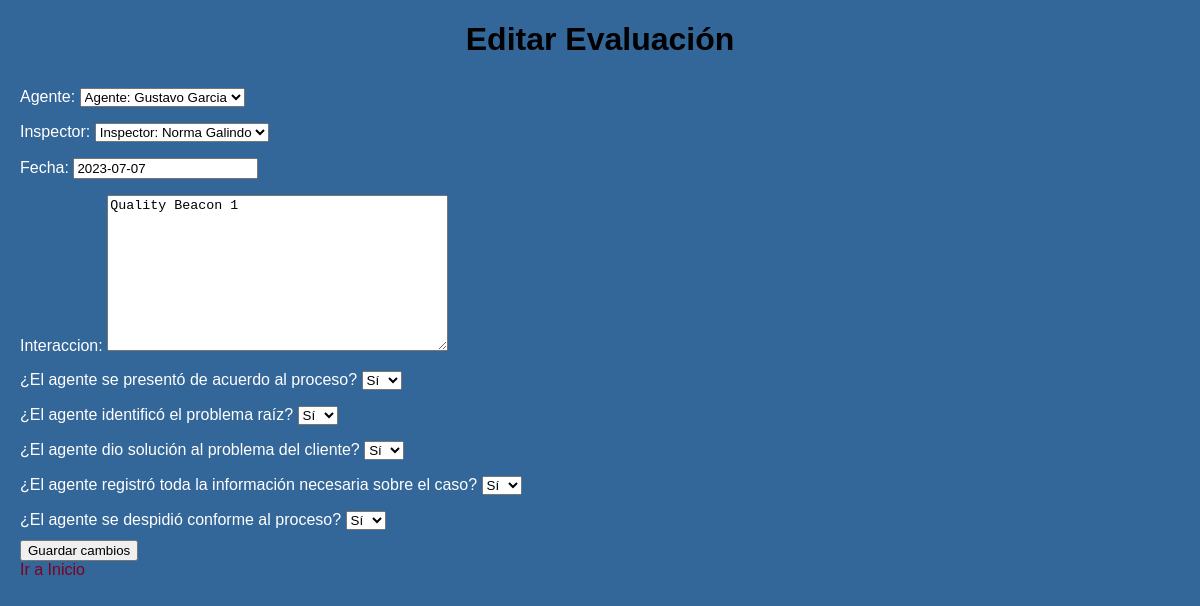
Page /editar_evaluacion/1/ on the earlier database version.
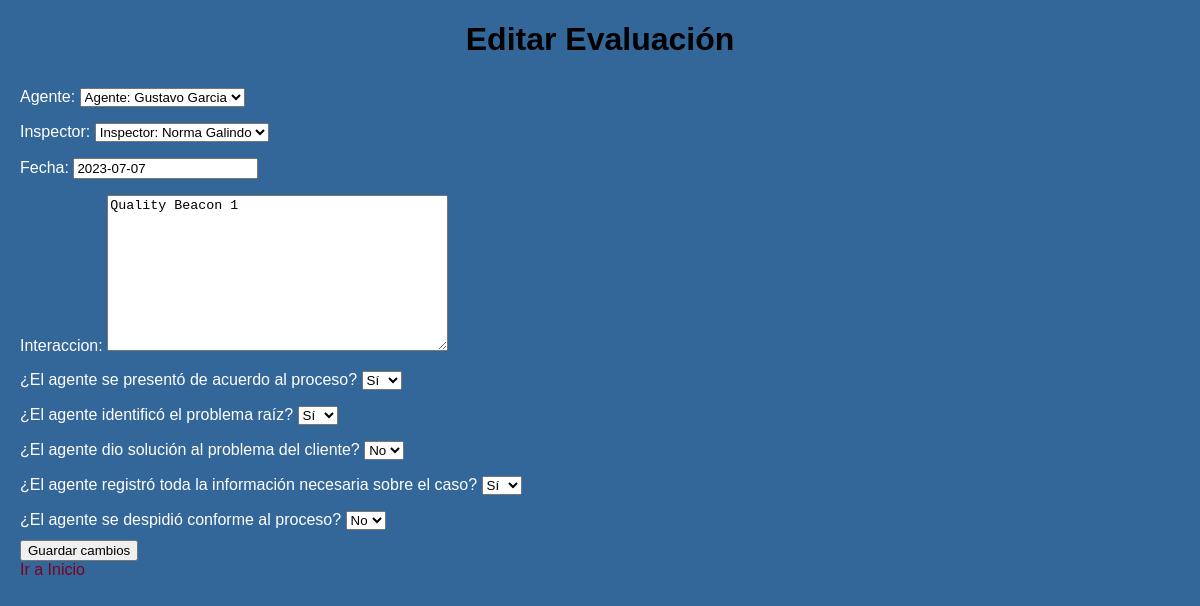
Same page on the later database version.
### evaluation/models.py (models this page shows, shortened)
class Evaluacion(models.Model):
    agente = models.ForeignKey(Agente, on_delete=models.SET_NULL, null=True, related_name='evaluaciones')
    inspector = models.ForeignKey(Inspector, on_delete=models.SET_NULL, null=True, related_name='evaluaciones')
    fecha = models.DateField()
    interaccion = models.TextField()
    pregunta1 = models.CharField(max_length=2, default='no', verbose_name='¿El agente se presentó de acuerdo al proceso?')  # Agrega el parámetro default con el valor predeterminado
    pregunta2 = models.CharField(max_length=2, default='no', verbose_name='¿El agente identificó el problema raíz?')
    pregunta3 = models.CharField(max_length=2, default='no', verbose_name='¿El agente dio solución al problema del cliente?')
    pregunta4 = models.CharField(max_length=2, default='no', verbose_name='¿El agente registró toda la información necesaria sobre el caso?')
    pregunta5 = models.CharField(max_length=2, default='no', verbose_name='¿El agente se despidió conforme al proceso?')
    puntaje = models.IntegerField()

### evaluation/views.py (the view)
# urls.py: path('editar_evaluacion/<int:pk>/', editar_evaluacion, name='editar_evaluacion'),
def editar_evaluacion(request, pk):
    evaluacion = Evaluacion.objects.get(pk=pk)
    puntaje_anterior = evaluacion.puntaje  # Obtén el puntaje anterior
    if request.method == 'POST':
        form = EvaluacionForm(request.POST, instance=evaluacion)
        if form.is_valid():
            evaluacion_modificada = form.save(commit=False)
            nuevo_puntaje = evaluacion_modificada.calcular_puntaje()
            evaluacion_modificada.puntaje = nuevo_puntaje
            evaluacion_modificada.save()
            return redirect('modificar')
    else:
        form = EvaluacionForm(instance=evaluacion)
    return render(request, 'editar_evaluacion.html', {'form': form})

### evaluation/forms.py
class EvaluacionForm(forms.ModelForm):
    OPCIONES_RESPUESTA = [
        ('si', 'Sí'),
        ('no', 'No'),
    ]
    pregunta1 = forms.ChoiceField(choices=OPCIONES_RESPUESTA, label='¿El agente se presentó de acuerdo al proceso?', widget=forms.Select(attrs={'class': 'form-control'}))
    pregunta2 = forms.ChoiceField(choices=OPCIONES_RESPUESTA, label='¿El agente identificó el problema raíz?', widget=forms.Select(attrs={'class': 'form-control'}))
    pregunta3 = forms.ChoiceField(choices=OPCIONES_RESPUESTA, label='¿El agente dio solución al problema del cliente?', widget=forms.Select(attrs={'class': 'form-control'}))
    pregunta4 = forms.ChoiceField(choices=OPCIONES_RESPUESTA, label='¿El agente registró toda la información necesaria sobre el caso?', widget=forms.Select(attrs={'class': 'form-control'}))
    pregunta5 = forms.ChoiceField(choices=OPCIONES_RESPUESTA, label='¿El agente se despidió conforme al proceso?', widget=forms.Select(attrs={'class': 'form-control'}))
    class Meta:
        model = Evaluacion
        fields = ['agente', 'inspector', 'fecha', 'interaccion', 'pregunta1', 'pregunta2', 'pregunta3', 'pregunta4', 'pregunta5']

### evaluation/templates/editar_evaluacion.html (shortened to what this page needs)
<!DOCTYPE html>
{% load static %}
<html>
<head>
    <link rel="stylesheet" href="{% static 'css/styles.css' %}">
</head>
<body>
    <h1>Editar Evaluación</h1>
    <form method="post">
        {{ form.as_p }}
        <input type="submit" value="Guardar cambios">
    </form>
<a href="{% url 'index' %}" class="btn btn-primary">Ir a Inicio</a>
</body>
</html>

Differences in the rows shown:
changed Evaluacion "Agente: Gustavo Garcia": pregunta3 "Sí" → "No"; pregunta5 "Sí" → "No"
